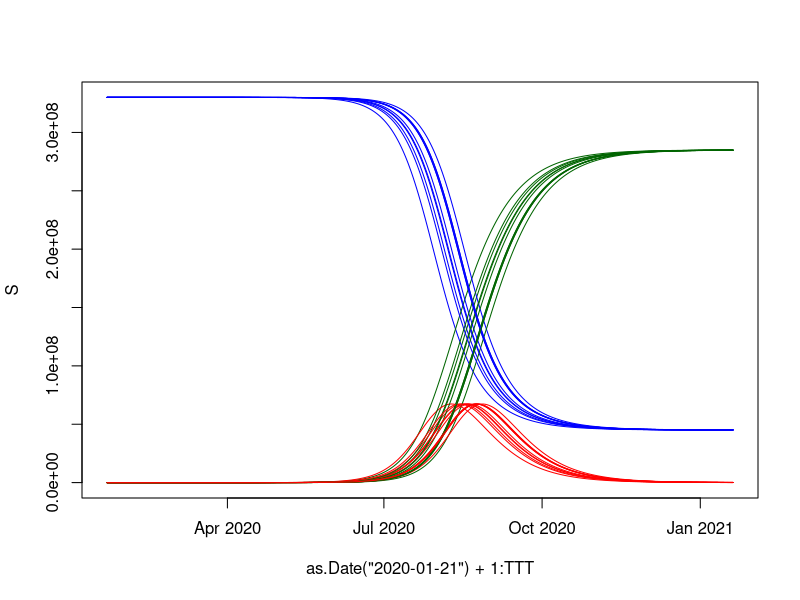

Write R code to recreate this figure.
res <- list()
  for (k in 1:10){
  #Starting over from scratch.  
  #reproduction number 2.28?
  #Start with N people
  N <- 330000000
  #Number of days to simulate
  TTT <- 365
  
  #Simulate number of new infections.  
  #Take those new infections and put them into buckets of death, hospitalization, or regular infected.  
  #Then use an exponential distribution to model length of infection time.  
  # Then move people to recovered  
  
  
  library(Matrix)
  #1 of them is infected
  S <- I <- R <- M <- rep(NA,TTT)
  
  
  S[1] <- N - 1; I[1] <- 1; R[1] <- 0
  
  R0 <- 2.28
  gamma <- 1/14
  beta <- R0*gamma
#  beta/gamma = R0
  
  for (i in 2:TTT){
    
  n_new_I <- max(1,rbinom(1,S[i-1],beta*I[i-1]/N))
  n_new_R <- rbinom(1,I[i-1],gamma)
  
  S[i] <- S[i-1] - n_new_I
  I[i] <- I[i-1] + n_new_I - n_new_R 
  R[i] <- R[i-1] + n_new_R 
  
  }
  
  res[[k]] <- list(S=S, I=I, R=R)
  
  }
  
  plot(as.Date("2020-01-21") + 1:TTT,S, type = "l", col = "blue", ylim = c(0,N))
  points(as.Date("2020-01-21") + 1:TTT,R, type = "l", col = "darkgreen")
  points(as.Date("2020-01-21") + 1:TTT,I, type = "l", col = "red")
  
  for (k in 1:10){
  points(as.Date("2020-01-21") + 1:TTT,res[[k]]$S, type = "l", col = "blue", ylim = c(0,N))
  points(as.Date("2020-01-21") + 1:TTT,res[[k]]$R, type = "l", col = "darkgreen")
  points(as.Date("2020-01-21") + 1:TTT,res[[k]]$I, type = "l", col = "red")

  }